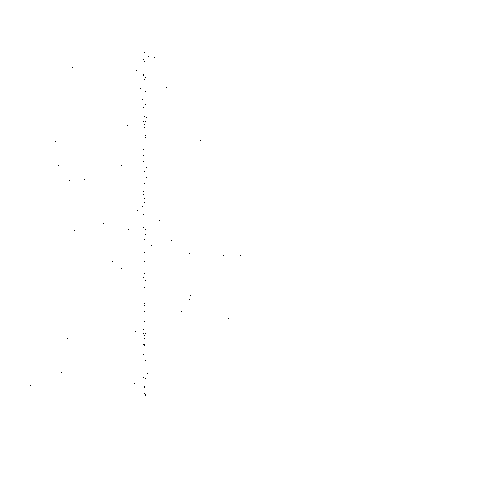
#> input picture L1/prs_res_Ransac/points5.bmp, 500 x 500 px
$ jupyter execute --allow-errors L1_RANSAC.ipynb   (shell and % lines are left out)
#> lines starting #> are read from the running program, lines starting #| are printed output that depends on the picture; after the words box and inside, x2 and y2 are one past the last pixel; in counts of white or black regions, pixels touching at a corner belong together
# **Laborator 1: RANSAC – Potrivirea unei linii la un set de puncte**

Scopul acestei lucrări de laborator este de a introduce o metodă robustă de potrivire a unui model la un set de puncte (care pot conține și zgomote), denumită RANSAC.

### Fundamente teoretice

Random Sample Consensus (RANSAC) - consensul esantioanelor aleatoare - este o paradigma pentru potrivirea unui model la date experimentale, introdusa de Martin A. Fischler si Robert C. Bolles in 1981.

Dupa cum au declarat Fischler si Bolles:
> "Procedura RANSAC este opusul tehnicilor conventionale de filtrare: in loc sa folosim cat mai multe date posibile pentru a obtine o solutie initiala, si apoi sa eliminam punctele invalide, RANSAC foloseste un set initial de date cat mai mic posibil si apoi mareste acest set cu date valide atunci cand este posibil."

#### Algoritmul RANSAC este urmatorul:

**Obiectiv:** Potrivirea robusta a unui model la un set de date $S$ care contine puncte valide (fara zgomot) si invalide (cu zgomot).

1. Selectie aleatoare a unui esantion de puncte $s$ din multimea $S$ si instantiere a modelului din acest esantion.
2. Determinarea multimii de date $S_i$, care contine puncte situate la o distanta mai mica decat un prag $t$ de model. Multimea $S_i$ este multimea de consens a esantionului, si defineste punctele din S care satisfac modelul.
3. Daca dimensiunea lui $S_i$ (numarul de puncte care satisfac modelul) este mai mare decat un prag $T$, algoritmul se termina. Optional, se poate estima din nou modelul folosind toate punctele din $S_i$.
4. Daca dimensiunea lui $S_i$ este mai mica decat $T$, se selecteaza un nou subset si se repeta pasii anteriori.
5. Dupa $N$ incercari, se selecteaza multimea de consens $S_i$ cu cele mai multe puncte, si modelul este reestimat folosind toate punctele din aceasta multime.

##### Definiția parametrilor este următoarea:

- **$s$** – dimensiunea subsetului selectat pentru potrivirea modelului, adică numărul de puncte;
- **$S$** – setul de puncte;
- **$S_i$** – submulțimea punctelor valide (fără zgomot) pentru pasul i, sau setul de suport;
- **$t$** – valoarea prag pentru distanța maximă admisă față de model;
- **$T$** – valoarea prag pentru semnalizarea unei potriviri a datelor suficient de bună;
- **$N$** – numărul maxim de iterații;

### RANSAC pentru linii

Algoritmul RANSAC poate fi aplicat pentru potrivirea unei drepte la un set de puncte. Problema, ilustrată în figura de mai jos, este următoarea: fiind dată o mulțime de puncte 2D, găsiți linia care minimizează suma distanțelor perpendiculare, în condițiile în care nici unul din punctele valide nu deviază de la linie cu mai mult de t unități.

Există de fapt două probleme: potrivirea unei linii la date și clasificarea datelor în puncte valide și puncte zgomot. Pragul t este selectat în funcție de zgomotul propriu măsurătorii.

Primul pas este selectarea a două puncte aleator, iar aceste puncte vor defini o linie. Mulțimea suport (consens) pentru această linie este dată de punctele care sunt la mai puțin de o distanță prag de această linie. Selecția aleatoare este repetată de mai multe ori, și linia care are cele mai multe puncte suport este considerată potrivirea cea mai robustă. Intuitiv, dacă unul din cele două puncte alese pentru potrivirea liniei este parte a zgomotului, linia estimată nu va avea o mulțime suport foarte mare.

Dacă măsurăm calitatea unei linii prin mărimea mulțimii suport, avem avantajul de a favoriza cele mai bune linii de la început. Astfel, linia (a, b) din Figura de mai sus are o mărime a suportului de 10, pe când linia (c, d), unde punctele eșantionate sunt vecine, are un suport de doar 2. Putem deduce din acest lucru că c sau d este un punct zgomot.

#### Considerații suplimentare:

1. **De ce metoda este randomizată?** Încercarea exhaustivă a tuturor subseturilor este posibilă doar pentru un set de date mic. De exemplu, pentru un set de date de dimensiunea |S| = n avem n(n − 1)/2 perechi de puncte pentru a verifica posibilele linii. Problema devine rapid greu de rezolvat pentru valorile lui n de ordinul 10!. Dacă modelul este potrivit folosind mai mult de 2 puncte, subseturile posibile sunt și mai mari. Selectând în mod repetat două puncte aleatorii evităm să verificăm toate submulțimile posibile.

2. **Câte încercări ar trebui să facem?** Valoarea pentru numărul de iterații N ar trebui aleasă astfel încât să existe o probabilitate p suficient de mare ca cel puțin în una dintre N încercări toate punctele selectate să fie valide. Pentru a calcula N se consideră următoarele:

   - $q$ – probabilitatea estimată ca un punct să fie valid;
   - $q^s$ – probabilitatea ca toate punctele s să fie valide;
   - $1 − q^s$ – probabilitatea ca cel puțin un punct să fie invalid;
   - $(1 − q^s)^N$ – probabilitatea ca în fiecare dintre cele N încercări să existe cel puțin un punct invalid;
   - $p = 1 − (1 − q^s)^N$ – probabilitatea ca cel puțin o încercare să fie fără puncte invalide.
   - $1-p = (1 − q^s)^N$

   Valoarea lui N poate fi calculată pe baza unei valori fixe pentru un p selectat:

  $$
   N = \frac{\log(1 - p)}{\log(1 - q^s)}
   $$

3. **Cum se alege pragul distanței t?** Am dori să alegem pragul distanței t, astfel încât un punct să fie valid cu o probabilitate dată q. Pentru aceasta avem nevoie de distribuția de probabilitate pentru distanța unui punct valid față de model (modelul erorii de măsurare). În practică, pragul distanței este de obicei ales empiric. Totuși, dacă se presupune că eroarea de măsurare este gaussiană cu medie zero și deviație standard σ, atunci valoarea pentru t poate fi setată la 3σ.

4. **Cât de mare este un consens acceptabil?** O regulă generală este să oprim algoritmul dacă dimensiunea setului de consens este similară cu numărul de puncte valide care se presupune că sunt în setul de date. Având în vedere proporția de valori invalide q, pentru n puncte de date, dimensiunea consensului trebuie să fie mai mare ca T = q·n.

### **Pasul 1: Încărcarea și vizualizarea datelor**

**Ex 1**: Construiți lista de puncte prin găsirea tuturor punctelor negre din imaginea de intrare si apoi  vizualizati punctele. Imaginile le gasiti in folderul 'prs_res_Ransac'.

#> (a cell that did not finish here is left out)

[cell 2]
import numpy as np
import matplotlib.pyplot as plt
import cv2

# Incarcati punctele dintr-o imagine 'points1.bmp'
image = cv2.imread("prs_res_Ransac/points5.bmp", cv2.IMREAD_GRAYSCALE)
#> image: shape (500, 500); 100% white; black in thin lines or dots, all inside (x1, y1, x2, y2) = (30, 52, 241, 396)

plt.imshow(image, cmap='gray')
plt.title('Imagine cu puncte')
plt.xlabel('x')
plt.ylabel('y')
plt.show()

y, x = np.where(image == 0) #unde e negru
#> y = 98 values from 52 to 395; x = 98 values, max 240 at index 59, min 30 at index 92, mean 140.5
print (y,x)
#| [ 52  56  57  59  61  67  70  74  75  77  79  87  88  91  99 104 107 116
#|  117 121 121 124 125 127 135 137 140 141 149 155 161 165 165 167 171 177
#|  179 180 183 191 194 198 202 206 210 214 220 223 227 229 229 230 234 239
#|  240 245 252 253 255 255 261 261 268 273 277 280 287 295 299 303 305 311
#|  311 318 321 329 331 333 333 335 338 338 344 344 345 354 360 372 373 377
#|  378 383 385 386 387 393 394 395] [144 148 154 143 144  72 136 143 143 145 144 166 140 145 142 145 143 144
#|  146 143 145 144 127 144 145 145 200  55 143 143 143  58 121 146 144 146
#|   84  69 144 143 143 144 144 142 137 143 159 103 143 128 145  74 145 144
#|  171 151 144 189 223 240 112 144 121 144 143 145 144 190 189 144 144 144
#|  181 228 144 143 135 143 145 144  67 144 143 144 144 143 145  61 147 143
#|  145 134  30 144 144 144 145 145]
print(f'Dimensiunea x = {x.shape}')
#| Dimensiunea x = (98,)
print(f'Dimensiunea y = {y.shape}')
#| Dimensiunea y = (98,)

points = np.column_stack((x, y)) #matrice cu 2 coloane , sa am acces la tot
#> points = 98 pairs, first value 30 to 240, second value 52 to 395

print(points)
#> (printed output is left out)
print(f'Dimensiunea points = {points.shape}')
#| Dimensiunea points = (98, 2)

# Vizualizarea punctelor
plt.plot(points[:,0], points[:,1], '+')
plt.title('Graficul punctelor')
plt.gca().invert_yaxis() # Flip the y-axis to match image coordinates (origin at top-left)
plt.xlabel('x')
plt.ylabel('y')
plt.show()
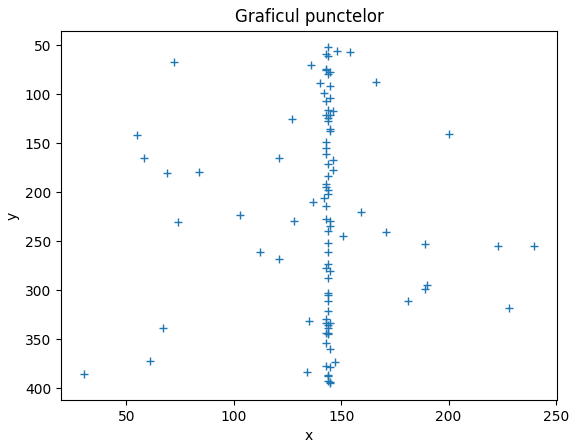
#> figure drawn by matplotlib, 1 panel

### **Pasul 2: Implementarea algoritmului RANSAC**

**Ex 2**: Calculați si afisati numărul de iteratii N folosind parametrii dați.

 $$
   N = \frac{\log(1 - p)}{\log(1 - q^s)}
   $$

Calculați valoarea T (numarul minim asteptat de inliers):

 $$
  T = q * n
   $$

[cell 3]
# Parametrii RANSAC
t = 5
p = 0.99
q = 0.3 # modificati q = 0.8 pentru alte imagini in afara de points1.bmp
s = 2

# Calculati N si T

N = np.log(1-p)/np.log(1-q**s) #nr de iteratii , de cate ori selectam 2 puncte
N= int(N)
print(N)

#x.shape ar da o tupla , cu [0] accesez primul element (90,)
n= x.shape[0] # 90
#> n = 98
T = int(q*n)
#> T = 29
print(T)
#| 29

### **Pasul 3: Potrivirea unei linii cu RANSAC**

**Ex 3**: Implementati algoritmul RANSAC.

Pasii algoritmului sunt:

1. Alege s(=2) puncte diferite (aleator)
2. Determină ecuația dreptei care trece prin punctele selectate
3. Găsește distanțele de la fiecare punct față de dreaptă
4. Numără câte puncte sunt puncte de consens $S_i$ aflate la o distanță < t față de dreaptă
5. Salvează parametrii dreptei (a, b, c) dacă această dreaptă are cel mai mare număr de puncte de consens (numarul de puncte care satisfac modelul) $S_i$ de până acum
6. Dacă numărul de puncte din $S_i$ este mai mare decât $T = q*n$, algoritmul se oprește
7. Dacă se atinge numărul maxim de iterații $N = log(1 - p) / log(1 - q^s)$, algoritmul se oprește
8. Mergi la pasul 1.

Modelul dreptei:

Ecuatia unei drepte care trece prin doua puncte distincte $(x_1, y_1)$ si $(x_2, y_2)$ este data de:

$$ax + by + c = 0$$
$$a = (y_1 - y_2)$$
$$b = (x_2 - x_1)$$
$$c = x_1y_2 - x_2y_1$$

Distanta de la un punct $(x_0, y_0)$ la o dreapta definita de  $ax + by + c = 0$ este:

$$d = \frac{|ax_0 + by_0 + c|}{\sqrt{a^2 + b^2}}$$

[cell 4]
import random

# Potrivește o linie prin două puncte și returnează parametrii dreptei a, b, c
def fit_line(p1, p2):
    x1,y1 = p1
#> x1 = 144; y1 = 52
    x2, y2 = p2
#> x2 = 148; y2 = 56
    a = int(y1-y2)
#> a = -4
    b = int(x2-x1)
#> b = 4
    c = int(x1*y2 - x2*y1)
#> c = 368
    return a,b,c

# Calculează distanța unui punct față de o linie.
def distance_point_to_line(a, b, c, point):
    return np.abs(a*point[0]+ b*point[1] +c) / np.sqrt(a**2+ b**2)

a,b,c = fit_line(points[0,:] , points[1,:])
#> a = -4; b = 4; c = 368
# Implementati algoritmul RANSAC
opt_params = (-1,-1,-1)
max_iliers = 0 ;

np.random.seed(0) #forteaza generatorul sa porneasca de la aceeasi valoare

#> (the rest of this cell did not finish here and is left out)


$ run again, with L1/prs_res_Ransac/points2.bmp copied over L1/prs_res_Ransac/points5.bmp
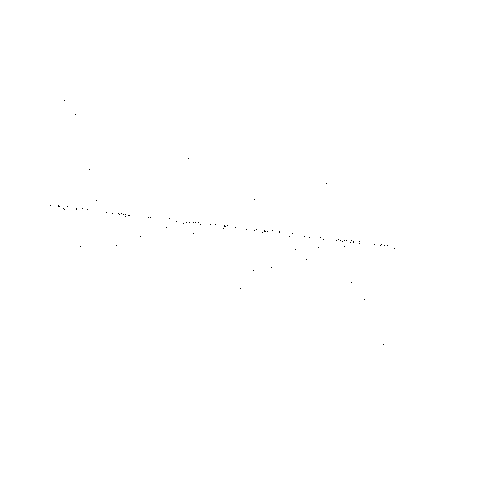
#> input picture L1/prs_res_Ransac/points2.bmp, 500 x 500 px
#> image: shape (500, 500); 100% white; black in thin lines or dots, all inside (x1, y1, x2, y2) = (50, 100, 395, 345)
#> y = 97 values from 100 to 344; x = 97 values, max 394 at index 88, min 50 at index 7, mean 225.2
#| [100 114 158 169 183 199 200 205 205 206 206 206 208 208 208 209 209 209
#|  212 213 213 213 214 214 214 215 215 216 217 217 218 221 222 222 222 222
#|  222 223 224 224 224 225 225 226 226 227 227 228 229 229 230 230 230 231
#|  231 231 231 232 232 233 233 236 236 236 237 237 239 239 240 240 240 240
#|  240 241 241 241 242 242 243 244 244 245 245 245 245 246 246 247 248 249
#|  259 267 270 282 288 299 344] [ 64  75 188  89 326 254  96  50  58  58  59  67  63  76  82  64  76  87
#> (further printed lines are left out)
#| Dimensiunea x = (97,)
#| Dimensiunea y = (97,)
#> points = 97 pairs, first value 50 to 394, second value 100 to 344
#> (printed output is left out)
#| Dimensiunea points = (97, 2)
#> `plt.show()`:
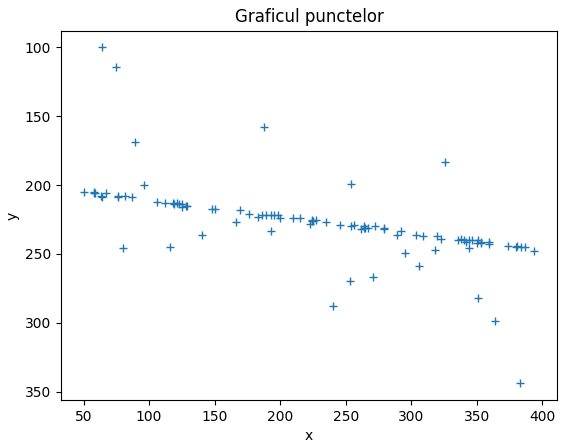
#> figure drawn by matplotlib, 1 panel
#| 29
#> x1 = 64; y1 = 100
#> x2 = 75; y2 = 114
#> in fit_line, `a = int(y1-y2)`: a = -14
#> in fit_line, `b = int(x2-x1)`: b = 11
#> in fit_line, `c = int(x1*y2 - x2*y1)`: c = -204
#> `a,b,c = fit_line(points[0,:] , points[1,:])`: a = -14; b = 11; c = -204
